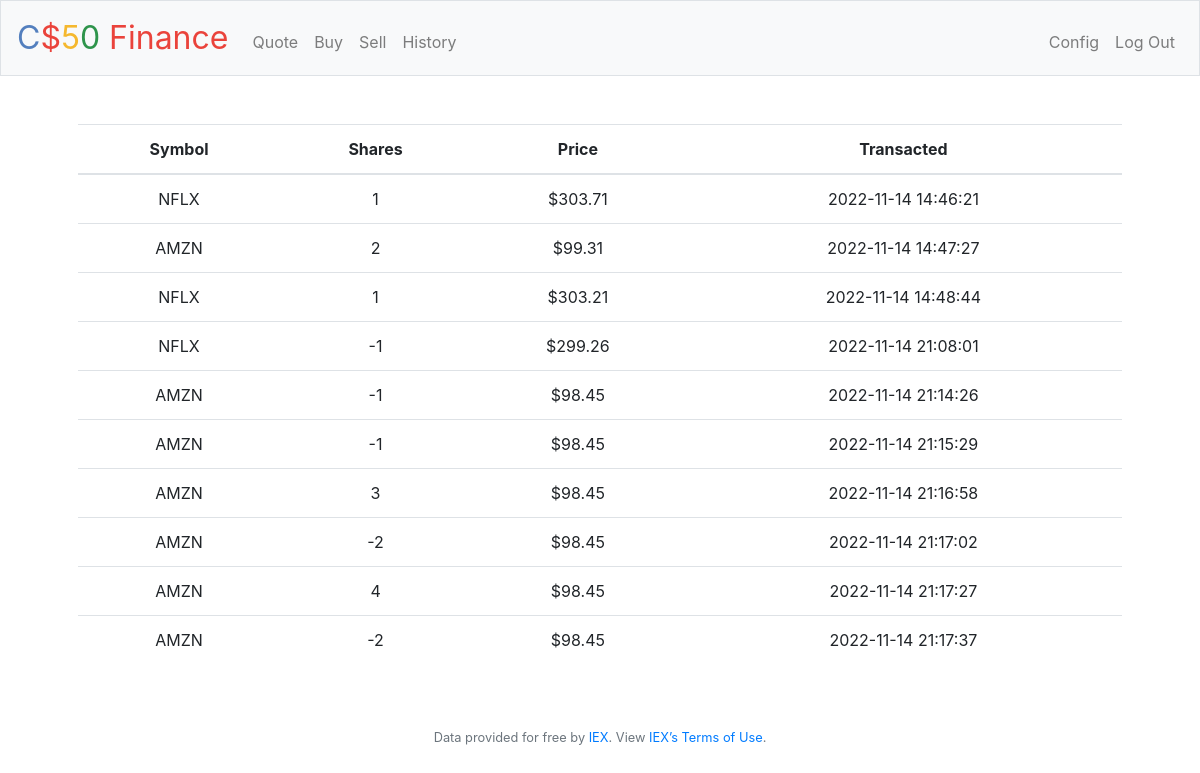
Page /history (signed in) on the earlier database version.
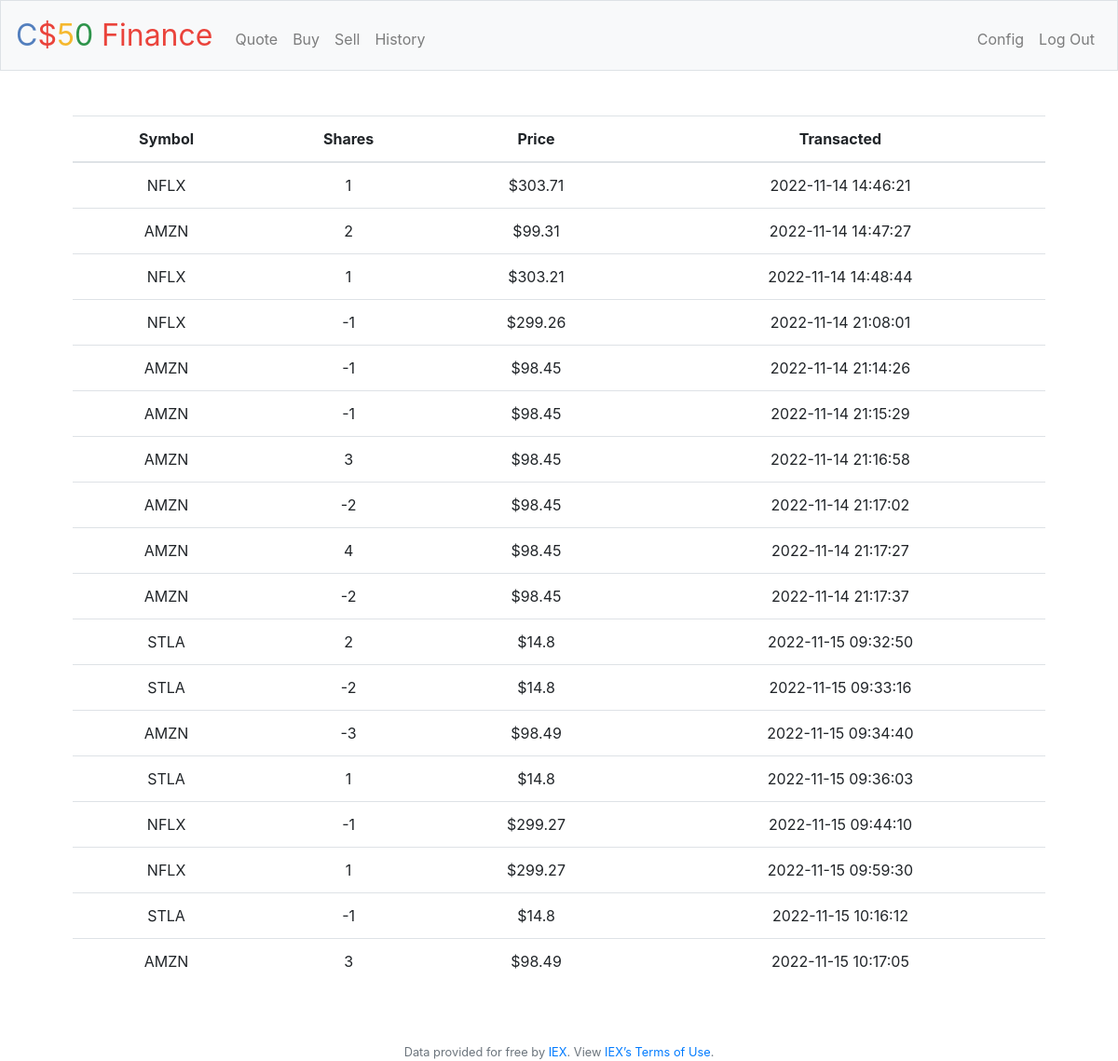
Same page on the later database version.
### tables this page shows
CREATE TABLE transactions (id INTEGER, symbol TEXT NOT NULL, shares NUMERIC NOT NULL, price NUMERIC NOT NULL, transacted BLOB, user_id INTEGER, PRIMARY KEY(id), FOREIGN KEY(user_id) REFERENCES users(id)
);

### application.py (the view)
@app.route("/history")
@login_required
def history():
    rows = db.execute(
        "SELECT symbol, shares, price, transacted FROM transactions WHERE user_id = ?", session["user_id"])
    return render_template("history.html", stocks=rows)

### application.py (called while the page is built)
@app.after_request
def after_request(response):
    response.headers["Cache-Control"] = "no-cache, no-store, must-revalidate"
    response.headers["Expires"] = 0
    response.headers["Pragma"] = "no-cache"
    return response

### helpers.py (called while the page is built)
def login_required(f):
    @wraps(f)
    def decorated_function(*args, **kwargs):
        if session.get("user_id") is None:
            return redirect("/login")
        return f(*args, **kwargs)
    return decorated_function

### templates/history.html (shortened to what this page needs)
{% extends "layout.html" %}
{% block main %}
<table class="table">
    <thead>
        <tr>
            <th scope="col">Symbol</th>
            <th scope="col">Shares</th>
            <th scope="col">Price</th>
            <th scope="col">Transacted</th>
        </tr>
    </thead>
    <tbody>
        {% for stock in stocks %}
        <tr>
            <td>{{stock['symbol']}}</td>
            <td>{{stock['shares']}}</td>
            <td>${{stock['price']}}</td>
            <td>{{stock['transacted']}}</td>
        </tr>
        {% endfor %}
    </tbody>
</table>
{% endblock %}

### templates/layout.html (shortened to what this page needs)
<!DOCTYPE html>
<html lang="en">
    <head>
        <link rel="stylesheet" href="https://cdn.jsdelivr.net/npm/bootstrap@4.5.3/dist/css/bootstrap.min.css">
        <link href="/static/styles.css" rel="stylesheet">
    </head>
    <body>
        <nav class="navbar navbar-expand-md navbar-light bg-light border">
            <a class="navbar-brand" href="/"><span class="blue">C</span><span class="red">$</span><span class="yellow">5</span><span class="green">0</span> <span class="red">Finance</span></a>
            <div class="collapse navbar-collapse" id="navbar">
                {% if session.user_id %}
                    <ul class="navbar-nav mr-auto mt-2">
                        <li class="nav-item"><a class="nav-link" href="/quote">Quote</a></li>
                        <li class="nav-item"><a class="nav-link" href="/buy">Buy</a></li>
                        <li class="nav-item"><a class="nav-link" href="/sell">Sell</a></li>
                        <li class="nav-item"><a class="nav-link" href="/history">History</a></li>
                    </ul>
                    <ul class="navbar-nav ml-auto mt-2">
                        <li class="nav-item"><a class="nav-link" href="/config">Config</a></li>
                        <li class="nav-item"><a class="nav-link" href="/logout">Log Out</a></li>
                    </ul>
                {% else %}
                    <ul class="navbar-nav ml-auto mt-2">
                        <li class="nav-item"><a class="nav-link" href="/register">Register</a></li>
                        <li class="nav-item"><a class="nav-link" href="/login">Log In</a></li>
                    </ul>
                {% endif %}
            </div>
        </nav>
        <main class="container p-5">
            {% block main %}{% endblock %}
        </main>
        <footer class="small text-center text-muted">
            Data provided for free by <a href="https://iextrading.com/developer">IEX</a>. View <a href="https://iextrading.com/api-exhibit-a/">IEX’s Terms of Use</a>.
        </footer>
    </body>
</html>

### styles.css (style rules this page uses)
nav .navbar-brand { font-size: xx-large; }
nav .navbar-brand .blue { color: #537fbe; }
nav .navbar-brand .red { color: #ea433b; }
nav .navbar-brand .yellow { color: #f5b82e; }
nav .navbar-brand .green { color: #2e944b; }
main { overflow-x: auto; text-align: center; }

Differences in the rows shown:
added transactions: symbol "STLA", shares "2", price "14.8", transacted "2022-11-15 09:32:50"
added transactions: symbol "STLA", shares "-2", price "14.8", transacted "2022-11-15 09:33:16"
added transactions: symbol "AMZN", shares "-3", price "98.49", transacted "2022-11-15 09:34:40"
added transactions: symbol "STLA", shares "1", price "14.8", transacted "2022-11-15 09:36:03"
added transactions: symbol "NFLX", shares "-1", price "299.27", transacted "2022-11-15 09:44:10"
added transactions: symbol "NFLX", shares "1", price "299.27", transacted "2022-11-15 09:59:30"
added transactions: symbol "STLA", shares "-1", price "14.8", transacted "2022-11-15 10:16:12"
added transactions: symbol "AMZN", shares "3", price "98.49", transacted "2022-11-15 10:17:05"
